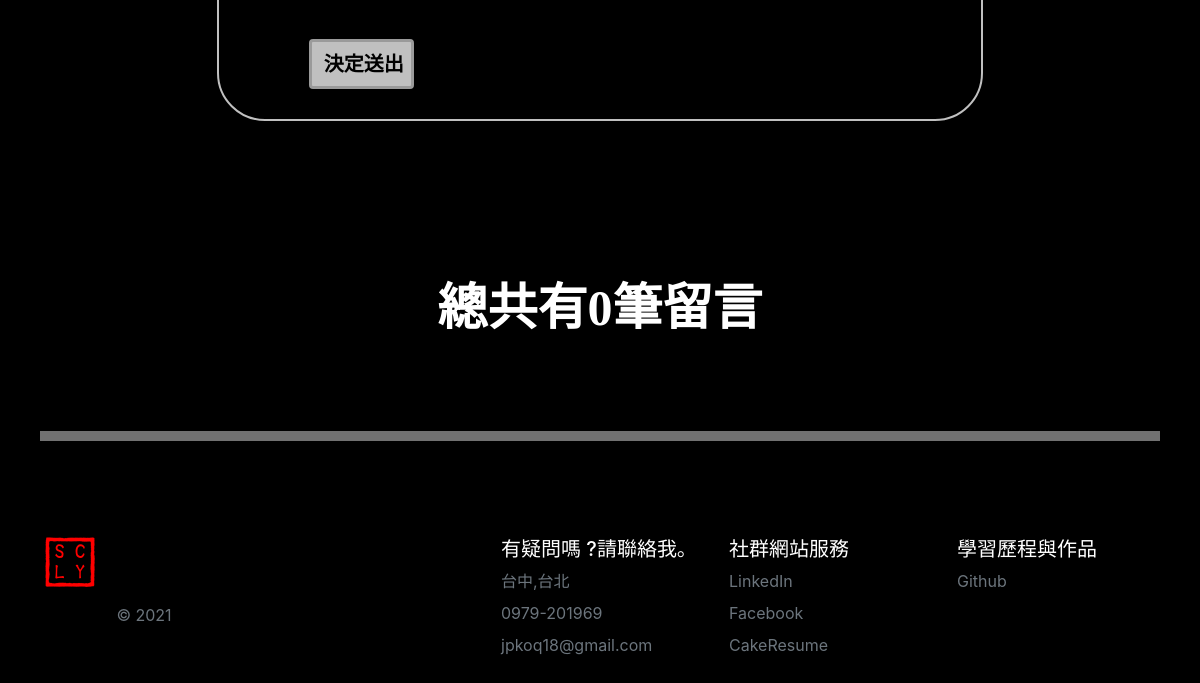
The page /message (lower part) on the database as committed earlier.
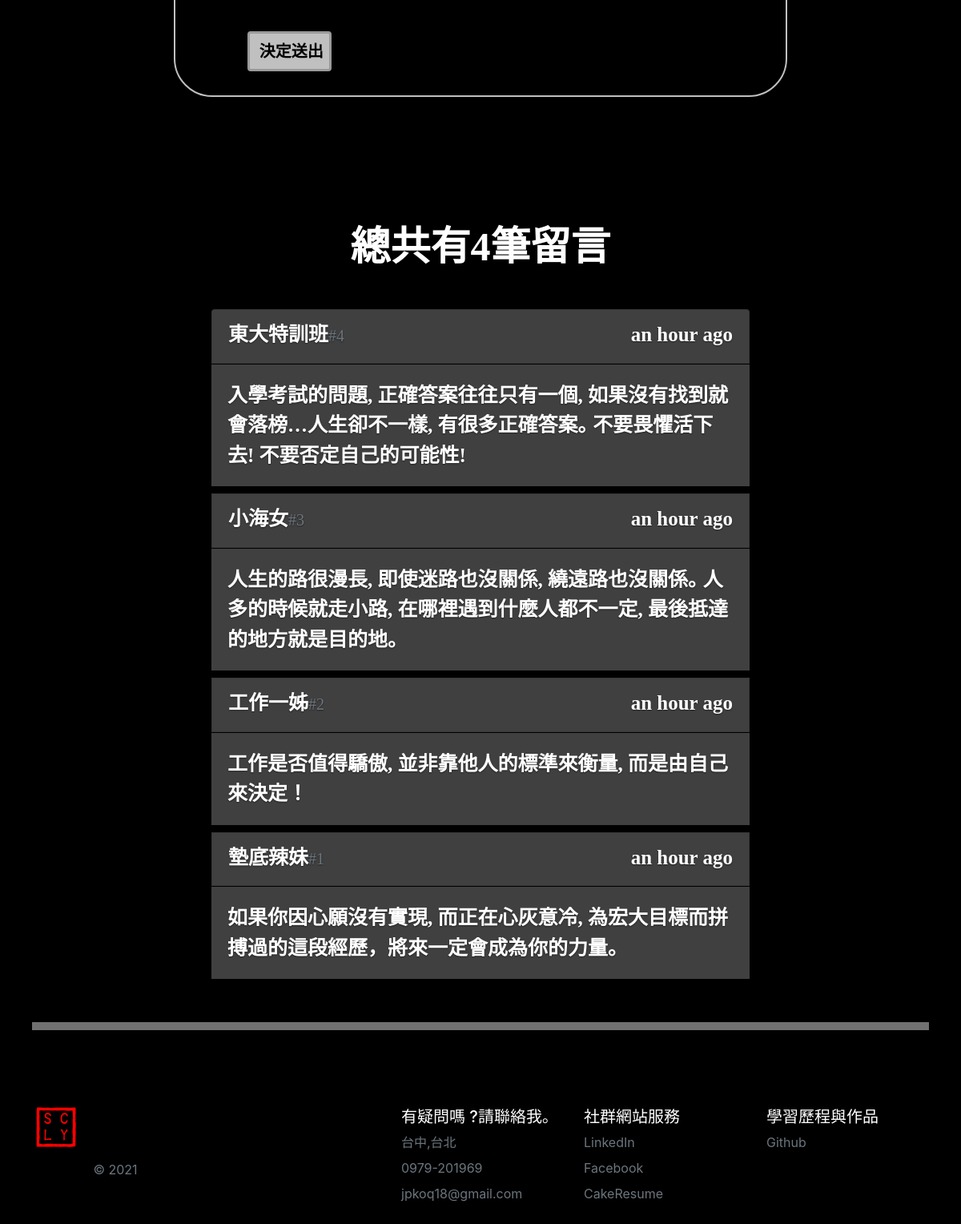
The same page on the database as committed later.
### PersonalWeb/models.py (models this page shows)
class Message(db.Model):
    id = db.Column(db.Integer , primary_key = True)
    name = db.Column(db.String(20))
    body = db.Column(db.String(200))
    timestamp = db.Column(db.DateTime , default = datetime.utcnow , index = True)

### PersonalWeb/views.py (the view, shortened to what this page needs)
@app.route('/message',methods = ["GET","POST"])
def message():
    form = HelloForm()
    messages=Message.query.order_by(Message.timestamp.desc()).all()
    return render_template('message.html' , form = form ,messages = messages)

### PersonalWeb/forms.py
class HelloForm(FlaskForm):
    name = StringField(label = "姓名" , validators= [DataRequired(), Length(1,20)],render_kw ={'placeholder':'大古翔平' })
    body = TextAreaField(label = "內文" , validators=[DataRequired(),Length(1,200)],render_kw={'placeholder':'我很確定我以後一定會遇到一面阻擋自己的牆, 一旦我撞上這面牆, 那我就得更加努力去嘗試, 付出一切去跨越這道牆｡'})
    submit = SubmitField(label = "決定送出")

### PersonalWeb/templates/message.html (shortened to what this page needs)
{% extends "base.html"%}
{%   from 'bootstrap/form.html'  import render_form %}
{% block main %}
<div class="row">
    <div class="col-md-2 "></div>
    <div class="col-md-8 text-left center">
        {{ render_form(form ,button_map = {'submit':'danger'}, extra_classes = 'message')  }}
    </div>
    <div class="col-md-2 "></div>
</div>
<div class="total" >
    總共有{{ messages | length }}筆留言
</div>
<div class="list-group">
    {% for message in messages %}
        <a class="list-group-item list-group-item-action flex-column mylist">
            <div class="d-flex w-100 justify-content-between">
                <span class="mb-1 name">
                    {{ message.name}}<small class="text-muted">#{{ loop.revindex }}</small>
                </span>
                <span class="mb-1 name" data-toggle='tooltip' data-placeent="top"
                    data-timestamp="{{ message.timestamp.strftime('%Y-%m-%dT%H:%M:%SZ') }}"
                    data-delay="500">
                    {{ moment(message.timestamp).fromNow(refresh=True) }}
                </span>
            </div>
        </a>
        <p class ="mb-1 text-left word">{{ message.body }}</p>
    {% endfor %}
</div>
<center ><div class="divider1"></div></center>
{% endblock %}

Rows that differ between the two databases and show on the page:
added Message: name "東大特訓班", timestamp "an hour ago", body "入學考試的問題, 正確答案往往只有一個, 如果沒有找到就會落榜…人生卻不一樣, 有很多正確答案｡ 不要畏懼活下去! 不要否定自己的可能性!"
added Message: name "小海女", timestamp "an hour ago", body "人生的路很漫長, 即使迷路也沒關係, 繞遠路也沒關係｡ 人多的時候就走小路, 在哪裡遇到什麼人都不一定, 最後抵達的地方就是目的地｡"
added Message: name "工作一姊", timestamp "an hour ago", body "工作是否值得驕傲, 並非靠他人的標準來衡量, 而是由自己來決定！"
added Message: name "墊底辣妹", timestamp "an hour ago", body "如果你因心願沒有實現, 而正在心灰意冷, 為宏大目標而拼搏過的這段經歷，將來一定會成為你的力量｡"
Other text that changed with them:
{{ messages | length }}: "0" → "4"
